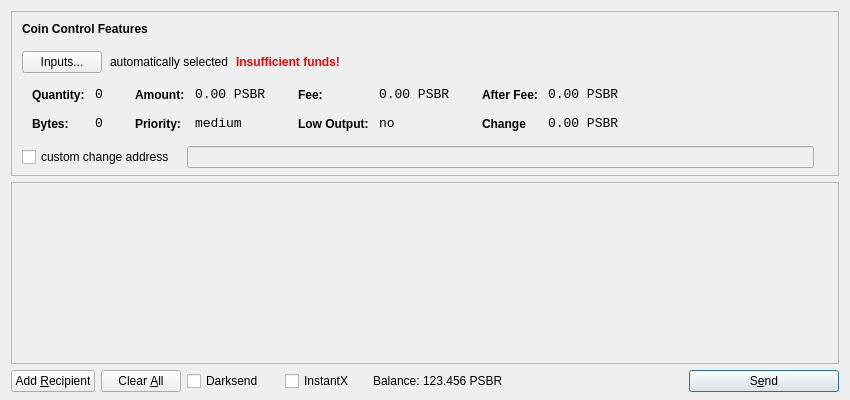
<?xml version="1.0" encoding="UTF-8"?>
<ui version="4.0">
 <class>SendCoinsDialog</class>
 <widget class="QDialog" name="SendCoinsDialog">
  <property name="geometry">
   <rect>
    <x>0</x>
    <y>0</y>
    <width>850</width>
    <height>400</height>
   </rect>
  </property>
  <property name="windowTitle">
   <string>Send Coins</string>
  </property>
  <layout class="QVBoxLayout" name="verticalLayout" stretch="0,1,0">
   <property name="bottomMargin">
    <number>8</number>
   </property>
   <item>
    <widget class="QFrame" name="frameCoinControl">
     <property name="sizePolicy">
      <sizepolicy hsizetype="Expanding" vsizetype="Expanding">
       <horstretch>0</horstretch>
       <verstretch>0</verstretch>
      </sizepolicy>
     </property>
     <property name="maximumSize">
      <size>
       <width>16777215</width>
       <height>16777215</height>
      </size>
     </property>
     <property name="frameShape">
      <enum>QFrame::StyledPanel</enum>
     </property>
     <property name="frameShadow">
      <enum>QFrame::Sunken</enum>
     </property>
     <layout class="QVBoxLayout" name="verticalLayoutCoinControl2">
      <property name="spacing">
       <number>6</number>
      </property>
      <property name="leftMargin">
       <number>0</number>
      </property>
      <property name="topMargin">
       <number>0</number>
      </property>
      <property name="rightMargin">
       <number>0</number>
      </property>
      <property name="bottomMargin">
       <number>6</number>
      </property>
      <item>
       <layout class="QVBoxLayout" name="verticalLayoutCoinControl" stretch="0,0,0,0,1">
        <property name="spacing">
         <number>0</number>
        </property>
        <property name="leftMargin">
         <number>10</number>
        </property>
        <property name="topMargin">
         <number>10</number>
        </property>
        <item>
         <layout class="QHBoxLayout" name="horizontalLayoutCoinControl1">
          <property name="bottomMargin">
           <number>15</number>
          </property>
          <item>
           <widget class="QLabel" name="labelCoinControlFeatures">
            <property name="sizePolicy">
             <sizepolicy hsizetype="Preferred" vsizetype="Maximum">
              <horstretch>0</horstretch>
              <verstretch>0</verstretch>
             </sizepolicy>
            </property>
            <property name="font">
             <font>
              <weight>75</weight>
              <bold>true</bold>
             </font>
            </property>
            <property name="styleSheet">
             <string notr="true">font-weight:bold;</string>
            </property>
            <property name="text">
             <string>Coin Control Features</string>
            </property>
           </widget>
          </item>
         </layout>
        </item>
        <item>
         <layout class="QHBoxLayout" name="horizontalLayoutCoinControl2" stretch="0,0,0,0">
          <property name="spacing">
           <number>8</number>
          </property>
          <property name="bottomMargin">
           <number>10</number>
          </property>
          <item>
           <widget class="QPushButton" name="pushButtonCoinControl">
            <property name="styleSheet">
             <string notr="true"/>
            </property>
            <property name="text">
             <string>Inputs...</string>
            </property>
           </widget>
          </item>
          <item>
           <widget class="QLabel" name="labelCoinControlAutomaticallySelected">
            <property name="text">
             <string>automatically selected</string>
            </property>
            <property name="margin">
             <number>5</number>
            </property>
           </widget>
          </item>
          <item>
           <widget class="QLabel" name="labelCoinControlInsuffFunds">
            <property name="font">
             <font>
              <weight>75</weight>
              <bold>true</bold>
             </font>
            </property>
            <property name="styleSheet">
             <string notr="true">color:red;font-weight:bold;</string>
            </property>
            <property name="text">
             <string>Insufficient funds!</string>
            </property>
            <property name="margin">
             <number>5</number>
            </property>
           </widget>
          </item>
          <item>
           <spacer name="horizontalSpacerCoinControl">
            <property name="orientation">
             <enum>Qt::Horizontal</enum>
            </property>
            <property name="sizeHint" stdset="0">
             <size>
              <width>40</width>
              <height>1</height>
             </size>
            </property>
           </spacer>
          </item>
         </layout>
        </item>
        <item>
         <widget class="QWidget" name="widgetCoinControl" native="true">
          <property name="sizePolicy">
           <sizepolicy hsizetype="Preferred" vsizetype="Preferred">
            <horstretch>0</horstretch>
            <verstretch>0</verstretch>
           </sizepolicy>
          </property>
          <property name="minimumSize">
           <size>
            <width>0</width>
            <height>0</height>
           </size>
          </property>
          <property name="styleSheet">
           <string notr="true"/>
          </property>
          <layout class="QHBoxLayout" name="horizontalLayoutCoinControl5">
           <property name="leftMargin">
            <number>0</number>
           </property>
           <property name="topMargin">
            <number>0</number>
           </property>
           <property name="rightMargin">
            <number>0</number>
           </property>
           <property name="bottomMargin">
            <number>0</number>
           </property>
           <item>
            <layout class="QHBoxLayout" name="horizontalLayoutCoinControl3" stretch="0,0,0,1">
             <property name="spacing">
              <number>20</number>
             </property>
             <property name="topMargin">
              <number>0</number>
             </property>
             <property name="bottomMargin">
              <number>10</number>
             </property>
             <item>
              <layout class="QFormLayout" name="formLayoutCoinControl1">
               <property name="horizontalSpacing">
                <number>10</number>
               </property>
               <property name="verticalSpacing">
                <number>14</number>
               </property>
               <property name="leftMargin">
                <number>10</number>
               </property>
               <property name="topMargin">
                <number>4</number>
               </property>
               <property name="rightMargin">
                <number>6</number>
               </property>
               <item row="0" column="0">
                <widget class="QLabel" name="labelCoinControlQuantityText">
                 <property name="styleSheet">
                  <string notr="true">font-weight:bold;</string>
                 </property>
                 <property name="text">
                  <string>Quantity:</string>
                 </property>
                 <property name="margin">
                  <number>0</number>
                 </property>
                </widget>
               </item>
               <item row="0" column="1">
                <widget class="QLabel" name="labelCoinControlQuantity">
                 <property name="font">
                  <font>
                   <family>Monospace</family>
                   <pointsize>10</pointsize>
                  </font>
                 </property>
                 <property name="cursor">
                  <cursorShape>IBeamCursor</cursorShape>
                 </property>
                 <property name="contextMenuPolicy">
                  <enum>Qt::ActionsContextMenu</enum>
                 </property>
                 <property name="text">
                  <string>0</string>
                 </property>
                 <property name="margin">
                  <number>0</number>
                 </property>
                 <property name="textInteractionFlags">
                  <set>Qt::LinksAccessibleByMouse|Qt::TextSelectableByKeyboard|Qt::TextSelectableByMouse</set>
                 </property>
                </widget>
               </item>
               <item row="1" column="0">
                <widget class="QLabel" name="labelCoinControlBytesText">
                 <property name="styleSheet">
                  <string notr="true">font-weight:bold;</string>
                 </property>
                 <property name="text">
                  <string>Bytes:</string>
                 </property>
                </widget>
               </item>
               <item row="1" column="1">
                <widget class="QLabel" name="labelCoinControlBytes">
                 <property name="font">
                  <font>
                   <family>Monospace</family>
                   <pointsize>10</pointsize>
                  </font>
                 </property>
                 <property name="cursor">
                  <cursorShape>IBeamCursor</cursorShape>
                 </property>
                 <property name="contextMenuPolicy">
                  <enum>Qt::ActionsContextMenu</enum>
                 </property>
                 <property name="text">
                  <string>0</string>
                 </property>
                 <property name="textInteractionFlags">
                  <set>Qt::LinksAccessibleByMouse|Qt::TextSelectableByKeyboard|Qt::TextSelectableByMouse</set>
                 </property>
                </widget>
               </item>
              </layout>
             </item>
             <item>
              <layout class="QFormLayout" name="formLayoutCoinControl2">
               <property name="horizontalSpacing">
                <number>10</number>
               </property>
               <property name="verticalSpacing">
                <number>14</number>
               </property>
               <property name="leftMargin">
                <number>6</number>
               </property>
               <property name="topMargin">
                <number>4</number>
               </property>
               <property name="rightMargin">
                <number>6</number>
               </property>
               <item row="0" column="0">
                <widget class="QLabel" name="labelCoinControlAmountText">
                 <property name="styleSheet">
                  <string notr="true">font-weight:bold;</string>
                 </property>
                 <property name="text">
                  <string>Amount:</string>
                 </property>
                 <property name="margin">
                  <number>0</number>
                 </property>
                </widget>
               </item>
               <item row="0" column="1">
                <widget class="QLabel" name="labelCoinControlAmount">
                 <property name="font">
                  <font>
                   <family>Monospace</family>
                   <pointsize>10</pointsize>
                  </font>
                 </property>
                 <property name="cursor">
                  <cursorShape>IBeamCursor</cursorShape>
                 </property>
                 <property name="contextMenuPolicy">
                  <enum>Qt::ActionsContextMenu</enum>
                 </property>
                 <property name="text">
                  <string>0.00 PSBR</string>
                 </property>
                 <property name="textInteractionFlags">
                  <set>Qt::LinksAccessibleByMouse|Qt::TextSelectableByKeyboard|Qt::TextSelectableByMouse</set>
                 </property>
                </widget>
               </item>
               <item row="1" column="0">
                <widget class="QLabel" name="labelCoinControlPriorityText">
                 <property name="styleSheet">
                  <string notr="true">font-weight:bold;</string>
                 </property>
                 <property name="text">
                  <string>Priority:</string>
                 </property>
                </widget>
               </item>
               <item row="1" column="1">
                <widget class="QLabel" name="labelCoinControlPriority">
                 <property name="font">
                  <font>
                   <family>Monospace</family>
                   <pointsize>10</pointsize>
                  </font>
                 </property>
                 <property name="cursor">
                  <cursorShape>IBeamCursor</cursorShape>
                 </property>
                 <property name="contextMenuPolicy">
                  <enum>Qt::ActionsContextMenu</enum>
                 </property>
                 <property name="text">
                  <string>medium</string>
                 </property>
                 <property name="textInteractionFlags">
                  <set>Qt::LinksAccessibleByMouse|Qt::TextSelectableByKeyboard|Qt::TextSelectableByMouse</set>
                 </property>
                </widget>
               </item>
              </layout>
             </item>
             <item>
              <layout class="QFormLayout" name="formLayoutCoinControl3">
               <property name="horizontalSpacing">
                <number>10</number>
               </property>
               <property name="verticalSpacing">
                <number>14</number>
               </property>
               <property name="leftMargin">
                <number>6</number>
               </property>
               <property name="topMargin">
                <number>4</number>
               </property>
               <property name="rightMargin">
                <number>6</number>
               </property>
               <item row="0" column="0">
                <widget class="QLabel" name="labelCoinControlFeeText">
                 <property name="styleSheet">
                  <string notr="true">font-weight:bold;</string>
                 </property>
                 <property name="text">
                  <string>Fee:</string>
                 </property>
                 <property name="margin">
                  <number>0</number>
                 </property>
                </widget>
               </item>
               <item row="0" column="1">
                <widget class="QLabel" name="labelCoinControlFee">
                 <property name="font">
                  <font>
                   <family>Monospace</family>
                   <pointsize>10</pointsize>
                  </font>
                 </property>
                 <property name="cursor">
                  <cursorShape>IBeamCursor</cursorShape>
                 </property>
                 <property name="contextMenuPolicy">
                  <enum>Qt::ActionsContextMenu</enum>
                 </property>
                 <property name="text">
                  <string>0.00 PSBR</string>
                 </property>
                 <property name="textInteractionFlags">
                  <set>Qt::LinksAccessibleByMouse|Qt::TextSelectableByKeyboard|Qt::TextSelectableByMouse</set>
                 </property>
                </widget>
               </item>
               <item row="1" column="0">
                <widget class="QLabel" name="labelCoinControlLowOutputText">
                 <property name="styleSheet">
                  <string notr="true">font-weight:bold;</string>
                 </property>
                 <property name="text">
                  <string>Low Output:</string>
                 </property>
                </widget>
               </item>
               <item row="1" column="1">
                <widget class="QLabel" name="labelCoinControlLowOutput">
                 <property name="font">
                  <font>
                   <family>Monospace</family>
                   <pointsize>10</pointsize>
                  </font>
                 </property>
                 <property name="cursor">
                  <cursorShape>IBeamCursor</cursorShape>
                 </property>
                 <property name="contextMenuPolicy">
                  <enum>Qt::ActionsContextMenu</enum>
                 </property>
                 <property name="text">
                  <string>no</string>
                 </property>
                 <property name="textInteractionFlags">
                  <set>Qt::LinksAccessibleByMouse|Qt::TextSelectableByKeyboard|Qt::TextSelectableByMouse</set>
                 </property>
                </widget>
               </item>
              </layout>
             </item>
             <item>
              <layout class="QFormLayout" name="formLayoutCoinControl4">
               <property name="horizontalSpacing">
                <number>10</number>
               </property>
               <property name="verticalSpacing">
                <number>14</number>
               </property>
               <property name="leftMargin">
                <number>6</number>
               </property>
               <property name="topMargin">
                <number>4</number>
               </property>
               <property name="rightMargin">
                <number>6</number>
               </property>
               <item row="0" column="0">
                <widget class="QLabel" name="labelCoinControlAfterFeeText">
                 <property name="styleSheet">
                  <string notr="true">font-weight:bold;</string>
                 </property>
                 <property name="text">
                  <string>After Fee:</string>
                 </property>
                 <property name="margin">
                  <number>0</number>
                 </property>
                </widget>
               </item>
               <item row="0" column="1">
                <widget class="QLabel" name="labelCoinControlAfterFee">
                 <property name="font">
                  <font>
                   <family>Monospace</family>
                   <pointsize>10</pointsize>
                  </font>
                 </property>
                 <property name="cursor">
                  <cursorShape>IBeamCursor</cursorShape>
                 </property>
                 <property name="contextMenuPolicy">
                  <enum>Qt::ActionsContextMenu</enum>
                 </property>
                 <property name="text">
                  <string>0.00 PSBR</string>
                 </property>
                 <property name="textInteractionFlags">
                  <set>Qt::LinksAccessibleByMouse|Qt::TextSelectableByKeyboard|Qt::TextSelectableByMouse</set>
                 </property>
                </widget>
               </item>
               <item row="1" column="0">
                <widget class="QLabel" name="labelCoinControlChangeText">
                 <property name="styleSheet">
                  <string notr="true">font-weight:bold;</string>
                 </property>
                 <property name="text">
                  <string>Change</string>
                 </property>
                </widget>
               </item>
               <item row="1" column="1">
                <widget class="QLabel" name="labelCoinControlChange">
                 <property name="font">
                  <font>
                   <family>Monospace</family>
                   <pointsize>10</pointsize>
                  </font>
                 </property>
                 <property name="cursor">
                  <cursorShape>IBeamCursor</cursorShape>
                 </property>
                 <property name="contextMenuPolicy">
                  <enum>Qt::ActionsContextMenu</enum>
                 </property>
                 <property name="text">
                  <string>0.00 PSBR</string>
                 </property>
                 <property name="textInteractionFlags">
                  <set>Qt::LinksAccessibleByMouse|Qt::TextSelectableByKeyboard|Qt::TextSelectableByMouse</set>
                 </property>
                </widget>
               </item>
              </layout>
             </item>
            </layout>
           </item>
          </layout>
         </widget>
        </item>
        <item>
         <layout class="QHBoxLayout" name="horizontalLayoutCoinControl4" stretch="0,0,0">
          <property name="spacing">
           <number>12</number>
          </property>
          <property name="sizeConstraint">
           <enum>QLayout::SetDefaultConstraint</enum>
          </property>
          <property name="topMargin">
           <number>5</number>
          </property>
          <property name="rightMargin">
           <number>5</number>
          </property>
          <item>
           <widget class="QCheckBox" name="checkBoxCoinControlChange">
            <property name="text">
             <string>custom change address</string>
            </property>
           </widget>
          </item>
          <item>
           <widget class="QLineEdit" name="lineEditCoinControlChange">
            <property name="enabled">
             <bool>false</bool>
            </property>
            <property name="sizePolicy">
             <sizepolicy hsizetype="Expanding" vsizetype="Fixed">
              <horstretch>0</horstretch>
              <verstretch>0</verstretch>
             </sizepolicy>
            </property>
           </widget>
          </item>
          <item>
           <widget class="QLabel" name="labelCoinControlChangeLabel">
            <property name="sizePolicy">
             <sizepolicy hsizetype="Preferred" vsizetype="Expanding">
              <horstretch>0</horstretch>
              <verstretch>0</verstretch>
             </sizepolicy>
            </property>
            <property name="minimumSize">
             <size>
              <width>0</width>
              <height>0</height>
             </size>
            </property>
            <property name="text">
             <string/>
            </property>
            <property name="margin">
             <number>3</number>
            </property>
           </widget>
          </item>
         </layout>
        </item>
        <item>
         <spacer name="verticalSpacerCoinControl">
          <property name="orientation">
           <enum>Qt::Vertical</enum>
          </property>
          <property name="sizeHint" stdset="0">
           <size>
            <width>800</width>
            <height>1</height>
           </size>
          </property>
         </spacer>
        </item>
       </layout>
      </item>
     </layout>
    </widget>
   </item>
   <item>
    <widget class="QScrollArea" name="scrollArea">
     <property name="widgetResizable">
      <bool>true</bool>
     </property>
     <widget class="QWidget" name="scrollAreaWidgetContents">
      <property name="geometry">
       <rect>
        <x>0</x>
        <y>0</y>
        <width>830</width>
        <height>173</height>
       </rect>
      </property>
      <layout class="QVBoxLayout" name="verticalLayout_2">
       <property name="leftMargin">
        <number>0</number>
       </property>
       <property name="topMargin">
        <number>0</number>
       </property>
       <property name="rightMargin">
        <number>0</number>
       </property>
       <property name="bottomMargin">
        <number>0</number>
       </property>
       <item>
        <layout class="QVBoxLayout" name="entries">
         <property name="spacing">
          <number>6</number>
         </property>
        </layout>
       </item>
       <item>
        <spacer name="verticalSpacer">
         <property name="orientation">
          <enum>Qt::Vertical</enum>
         </property>
         <property name="sizeHint" stdset="0">
          <size>
           <width>20</width>
           <height>40</height>
          </size>
         </property>
        </spacer>
       </item>
      </layout>
     </widget>
    </widget>
   </item>
   <item>
    <layout class="QHBoxLayout" name="horizontalLayout">
     <item>
      <widget class="QPushButton" name="addButton">
       <property name="toolTip">
        <string>Send to multiple recipients at once</string>
       </property>
       <property name="text">
        <string>Add &amp;Recipient</string>
       </property>
       <property name="autoDefault">
        <bool>false</bool>
       </property>
      </widget>
     </item>
     <item>
      <widget class="QPushButton" name="clearButton">
       <property name="sizePolicy">
        <sizepolicy hsizetype="Minimum" vsizetype="Fixed">
         <horstretch>0</horstretch>
         <verstretch>0</verstretch>
        </sizepolicy>
       </property>
       <property name="toolTip">
        <string>Remove all transaction fields</string>
       </property>
       <property name="text">
        <string>Clear &amp;All</string>
       </property>
       <property name="autoRepeatDelay">
        <number>300</number>
       </property>
       <property name="autoDefault">
        <bool>false</bool>
       </property>
      </widget>
     </item>
     <item>
      <layout class="QHBoxLayout" name="horizontalLayout_2">
       <property name="spacing">
        <number>3</number>
       </property>
       <item>
        <widget class="QCheckBox" name="checkUseDarksend">
         <property name="minimumSize">
          <size>
           <width>95</width>
           <height>0</height>
          </size>
         </property>
         <property name="visible">
          <bool>false</bool>
         </property>
         <property name="text">
          <string>Darksend</string>
         </property>
        </widget>
       </item>
       <item>
        <widget class="QCheckBox" name="checkInstantX">
         <property name="minimumSize">
          <size>
           <width>85</width>
           <height>0</height>
          </size>
         </property>
         <property name="visible">
          <bool>false</bool>
         </property>
         <property name="text">
          <string>InstantX</string>
         </property>
        </widget>
       </item>
       <item>
        <widget class="QLabel" name="label">
         <property name="sizePolicy">
          <sizepolicy hsizetype="Preferred" vsizetype="Fixed">
           <horstretch>0</horstretch>
           <verstretch>0</verstretch>
          </sizepolicy>
         </property>
         <property name="text">
          <string>Balance:</string>
         </property>
        </widget>
       </item>
       <item>
        <widget class="QLabel" name="labelBalance">
         <property name="sizePolicy">
          <sizepolicy hsizetype="Preferred" vsizetype="Fixed">
           <horstretch>0</horstretch>
           <verstretch>0</verstretch>
          </sizepolicy>
         </property>
         <property name="cursor">
          <cursorShape>IBeamCursor</cursorShape>
         </property>
         <property name="text">
          <string>123.456 PSBR</string>
         </property>
         <property name="textInteractionFlags">
          <set>Qt::LinksAccessibleByMouse|Qt::TextSelectableByKeyboard|Qt::TextSelectableByMouse</set>
         </property>
        </widget>
       </item>
      </layout>
     </item>
     <item>
      <spacer name="horizontalSpacer">
       <property name="orientation">
        <enum>Qt::Horizontal</enum>
       </property>
       <property name="sizeHint" stdset="0">
        <size>
         <width>40</width>
         <height>20</height>
        </size>
       </property>
      </spacer>
     </item>
     <item>
      <widget class="QPushButton" name="sendButton">
       <property name="minimumSize">
        <size>
         <width>150</width>
         <height>0</height>
        </size>
       </property>
       <property name="toolTip">
        <string>Confirm the send action</string>
       </property>
       <property name="text">
        <string>S&amp;end</string>
       </property>
       <property name="default">
        <bool>true</bool>
       </property>
      </widget>
     </item>
    </layout>
   </item>
  </layout>
 </widget>
 <resources>
  <include location="../bitcoin.qrc"/>
 </resources>
 <connections/>
</ui>
